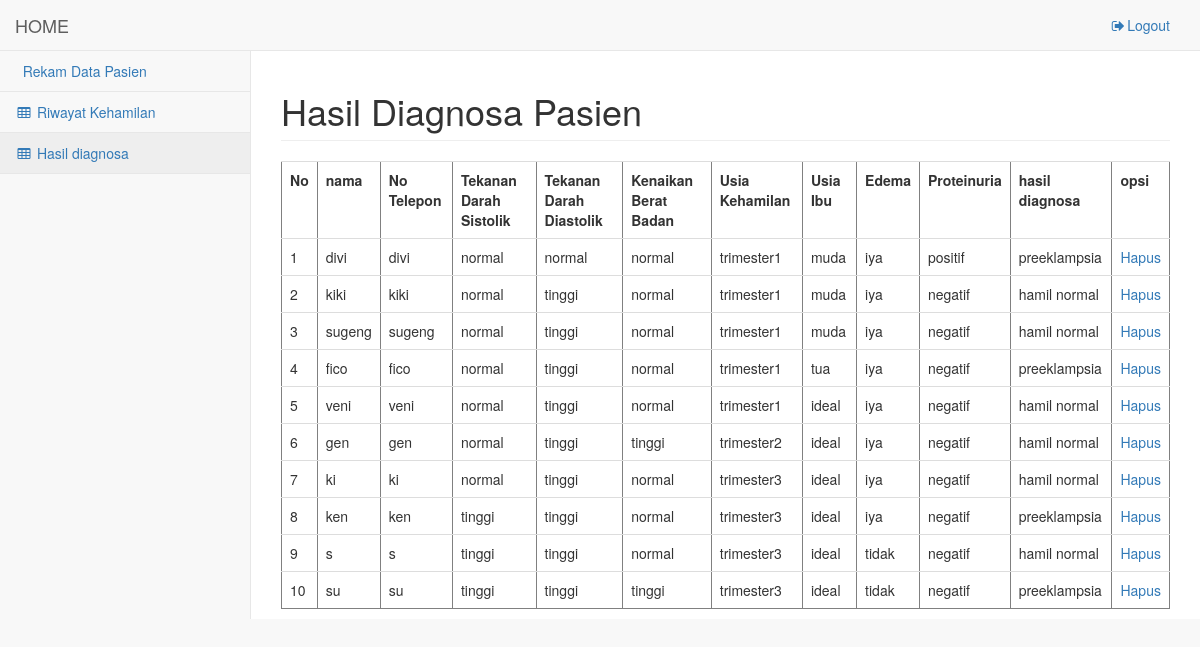
Screenshot of /pages/hasildiagnosa.php with the database file from the repository.
### tables this page shows
CREATE TABLE `hasildiagnosa` (
  `kd_hasil` int(11) NOT NULL,
  `nama` varchar(50) NOT NULL,
  `no_hp` varchar(50) NOT NULL,
  `tds` varchar(50) NOT NULL,
  `tdd` varchar(50) NOT NULL,
  `kbb` varchar(50) NOT NULL,
  `uk` varchar(50) NOT NULL,
  `ui` varchar(50) NOT NULL,
  `edema` varchar(50) NOT NULL,
  `proteinuria` varchar(50) NOT NULL,
  `hasil_diagnosa` varchar(50) NOT NULL
);

### pages/hasildiagnosa.php (the view, shortened to what this page needs)
<!DOCTYPE html>
<html lang="en">
<head>
    <link href="../vendor/bootstrap/css/bootstrap.min.css" rel="stylesheet">
    <link href="../vendor/metisMenu/metisMenu.min.css" rel="stylesheet">
    <link href="../dist/css/sb-admin-2.css" rel="stylesheet">
    <link href="../vendor/morrisjs/morris.css" rel="stylesheet">
    <link href="../vendor/font-awesome/css/font-awesome.min.css" rel="stylesheet" type="text/css">
</head>
<body>
    <div id="wrapper">
        <nav class="navbar navbar-default navbar-static-top" role="navigation" style="margin-bottom: 0">
            <div class="navbar-header">
                <a class="navbar-brand" href="admin.php">HOME</a>
            </div>
            <ul class="nav navbar-top-links navbar-right">
                        <li><a href="logout.php"><i class="fa fa-sign-out fa-fw"></i>Logout</a>
                        </li>
                    </ul>
            <div class="navbar-default sidebar" role="navigation">
                <div class="sidebar-nav navbar-collapse">
                    <ul class="nav" id="side-menu">
                        <li>
                            <a href="datapasien.php"><i class="fa-table fa-fw"></i> Rekam Data Pasien</a>
                        </li>
                        <li>
                            <a href="riwayat.php"><i class="fa fa-table fa-fw"></i> Riwayat Kehamilan</a>
                        </li>
                        <li>
                            <a href="hasildiagnosa.php"><i class="fa fa-table fa-fw"></i> Hasil diagnosa</a>
                        </li>
                      </ul>
        </nav>
        <div id="page-wrapper">
            <div class="row">
                <div class="col-lg-12">
                    <h1 class="page-header">Hasil Diagnosa Pasien</h1>
                </div>
            </div>
            <table border="1" class="table">
              <tr>
                <th>No</th>
                <th>nama</th>
                <th>No Telepon</th>
                <th>Tekanan Darah Sistolik</th>
                <th>Tekanan Darah Diastolik</th>
                <th>Kenaikan Berat Badan</th>
                <th>Usia Kehamilan</th>
                <th>Usia Ibu</th>
                <th>Edema</th>
                <th>Proteinuria</th>
                <th>hasil diagnosa</th>
                <th>opsi</th>
              </tr>
              <?php
              include "koneksi.php";
              $query_mysql = mysqli_query($koneksi,"SELECT * FROM hasildiagnosa order by kd_hasil")or die(mysql_error());
              $nomor = 1;
              while($data = mysqli_fetch_array($query_mysql)){
              ?>
              <tr>
                <td><?php echo $nomor++; ?></td>
                <td><?php echo $data['nama']; ?></td>
                <td><?php echo $data['no_hp']; ?></td>
                <td><?php echo $data['tds']; ?></td>
                <td><?php echo $data['tdd']; ?></td>
                <td><?php echo $data['kbb']; ?></td>
                <td><?php echo $data['uk']; ?></td>
                <td><?php echo $data['ui']; ?></td>
                <td><?php echo $data['edema']; ?></td>
                <td><?php echo $data['proteinuria']; ?></td>
                <td><?php echo $data['hasil_diagnosa']; ?></td>
                <td>
                  <a class="hapus" href="delete_hasil.php?id=<?php echo $data['kd_hasil']; ?>">Hapus</a>
                </td>
              </tr>
              <?php } ?>
            </table>
            </div>
        </div>
</body>
</html>

### rows the page displays
hasildiagnosa: nama "divi", no_hp "divi", tds "normal", tdd "normal", kbb "normal", uk "trimester1", ui "muda", edema "iya", proteinuria "positif", hasil_diagnosa "preeklampsia"
hasildiagnosa: nama "kiki", no_hp "kiki", tds "normal", tdd "tinggi", kbb "normal", uk "trimester1", ui "muda", edema "iya", proteinuria "negatif", hasil_diagnosa "hamil normal"
hasildiagnosa: nama "sugeng", no_hp "sugeng", tds "normal", tdd "tinggi", kbb "normal", uk "trimester1", ui "muda", edema "iya", proteinuria "negatif", hasil_diagnosa "hamil normal"
hasildiagnosa: nama "fico", no_hp "fico", tds "normal", tdd "tinggi", kbb "normal", uk "trimester1", ui "tua", edema "iya", proteinuria "negatif", hasil_diagnosa "preeklampsia"
hasildiagnosa: nama "veni", no_hp "veni", tds "normal", tdd "tinggi", kbb "normal", uk "trimester1", ui "ideal", edema "iya", proteinuria "negatif", hasil_diagnosa "hamil normal"
hasildiagnosa: nama "gen", no_hp "gen", tds "normal", tdd "tinggi", kbb "tinggi", uk "trimester2", ui "ideal", edema "iya", proteinuria "negatif", hasil_diagnosa "hamil normal"
hasildiagnosa: nama "ki", no_hp "ki", tds "normal", tdd "tinggi", kbb "normal", uk "trimester3", ui "ideal", edema "iya", proteinuria "negatif", hasil_diagnosa "hamil normal"
hasildiagnosa: nama "ken", no_hp "ken", tds "tinggi", tdd "tinggi", kbb "normal", uk "trimester3", ui "ideal", edema "iya", proteinuria "negatif", hasil_diagnosa "preeklampsia"
hasildiagnosa: nama "s", no_hp "s", tds "tinggi", tdd "tinggi", kbb "normal", uk "trimester3", ui "ideal", edema "tidak", proteinuria "negatif", hasil_diagnosa "hamil normal"
hasildiagnosa: nama "su", no_hp "su", tds "tinggi", tdd "tinggi", kbb "tinggi", uk "trimester3", ui "ideal", edema "tidak", proteinuria "negatif", hasil_diagnosa "preeklampsia"
